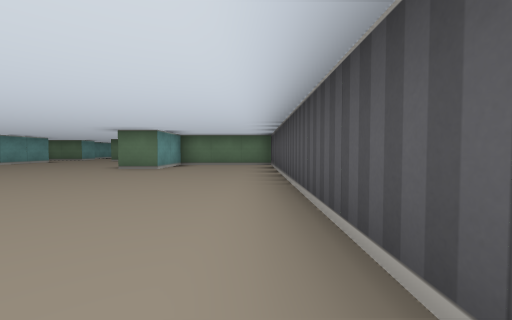
[1] (above)

24 first-person views from a walk through a cub3D level. The camera is about half as high as the walls, tilts 2° down and sees 90° across. The floor is counted in squares. Each view is taken from the middle of a square. On the plan, view 1 faces up. The plan holds only what a view shows up to about 9 squares ahead; the rest is blank.

[2]
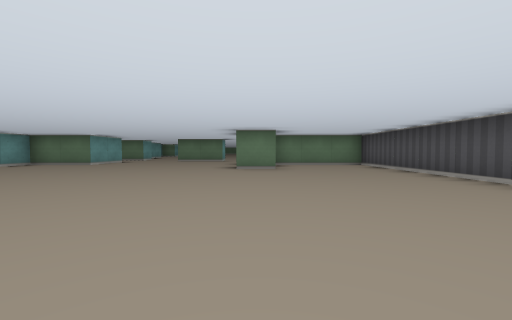

[3]
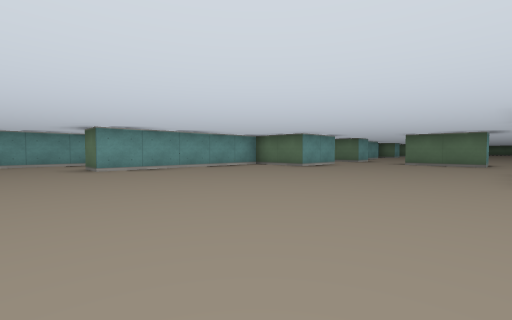

[4]
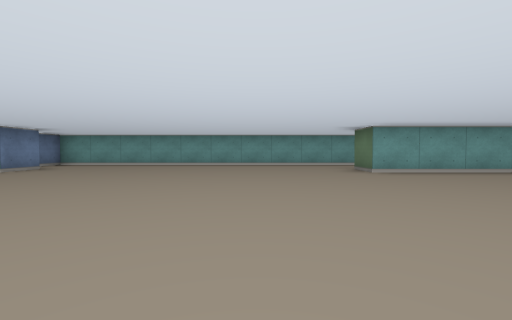

[5]
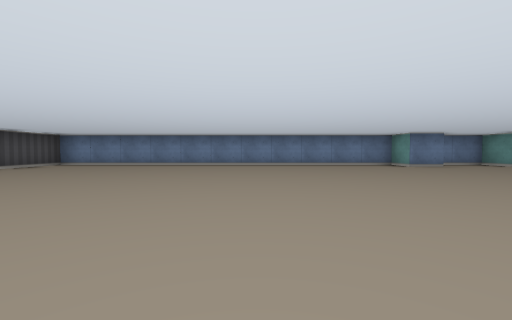

[6]
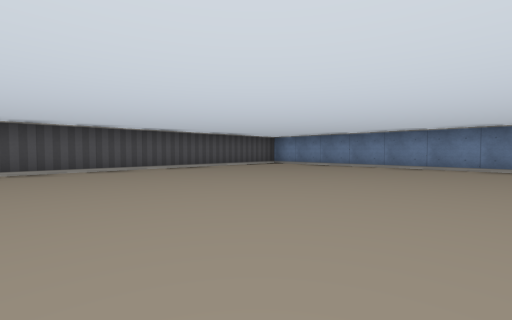

[7]
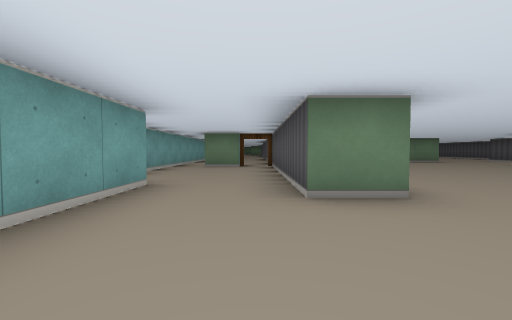

[8]
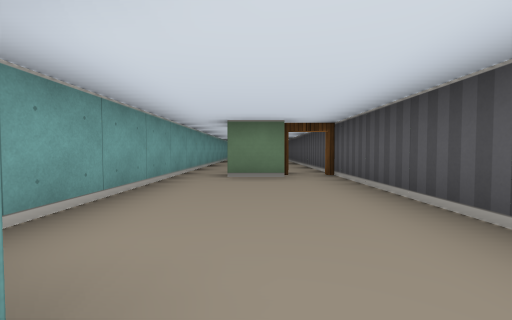

[9]
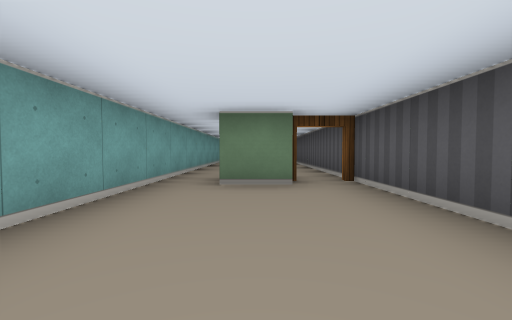

[10]
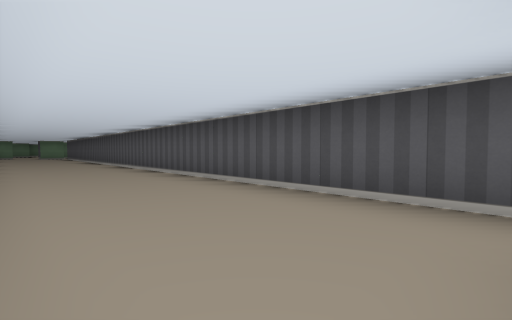

[11]
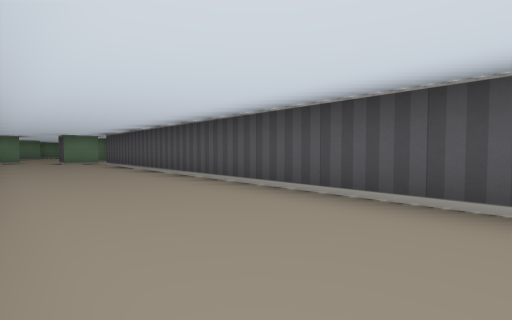

[12]
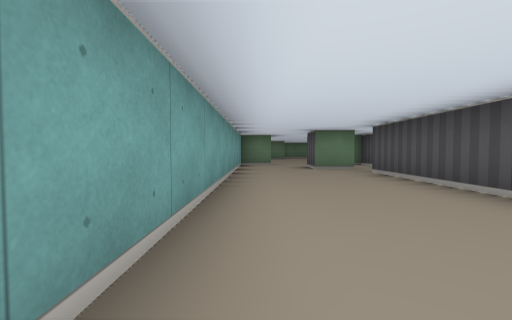

[13]
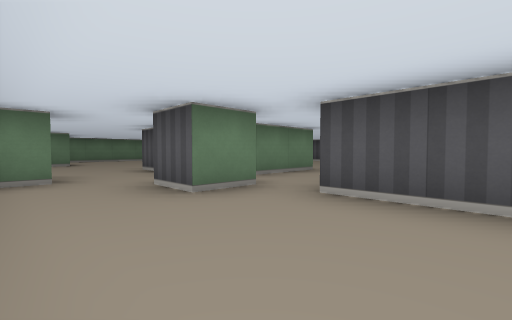

[14]
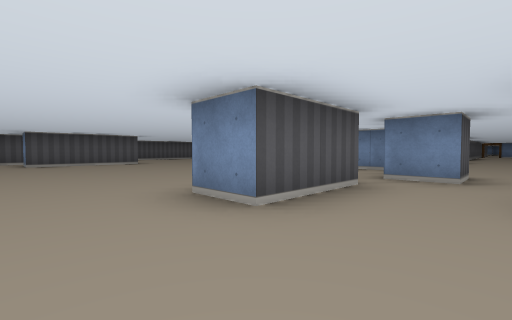

[15]
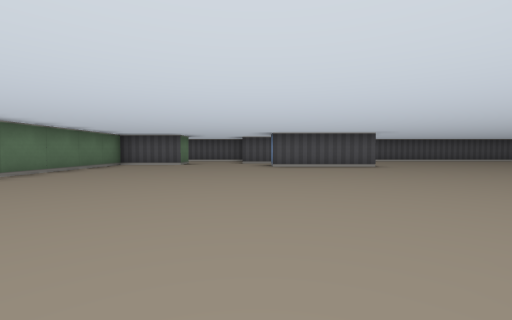

[16]
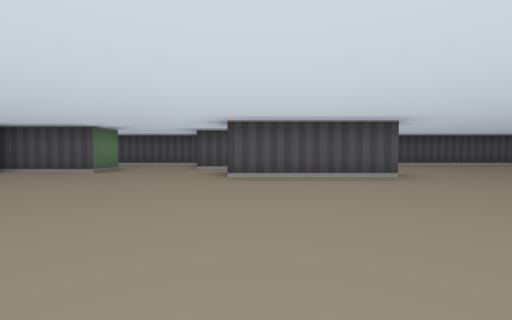

[17]
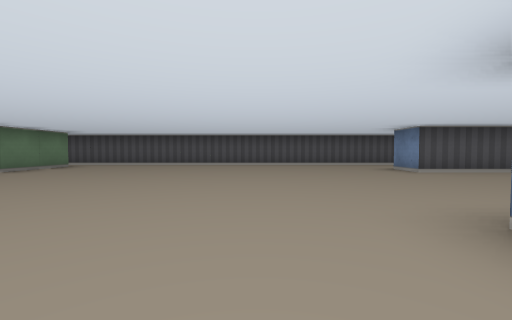

[18]
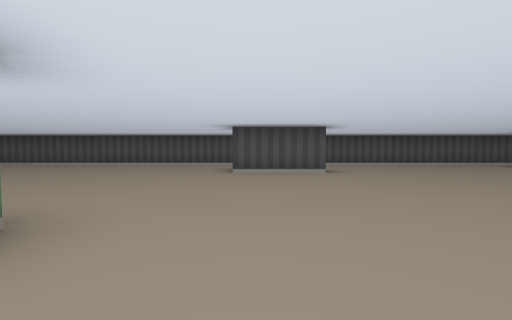

[19]
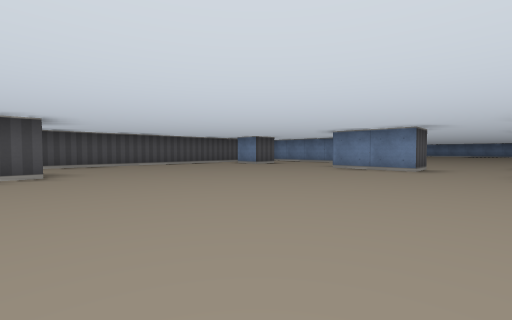

[20]
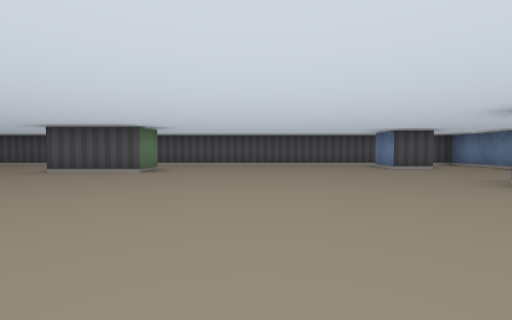

[21]
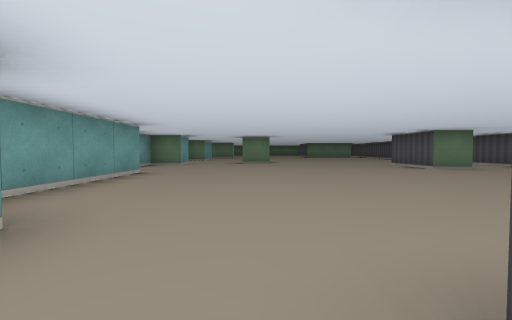

[22]
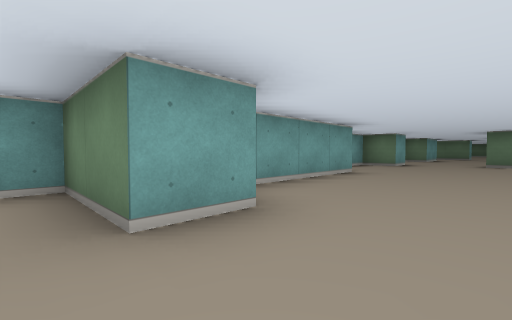

[23]
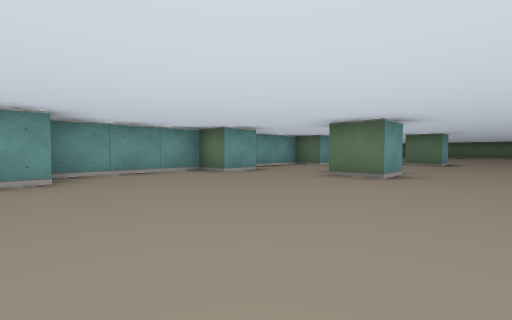

[24]
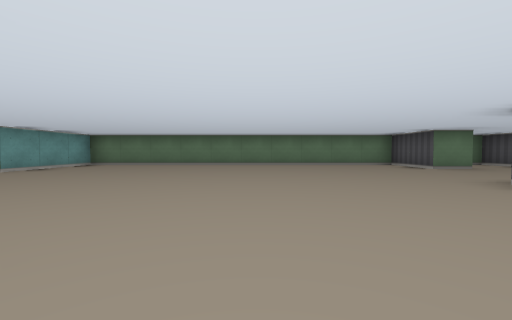

### Floor plan
Ten units are one square. View 1 is at (0, 0); x grows to the right and y downward. Boxes are objects, and circles mark ways between rooms. Rooms are numbered by the first view taken in them; rooms with no view inside come last. Other rooms are left out.
<svg viewBox="-150 -380 160 440">
<path fill="none" stroke="#000" d="M-135 -45 -135 55 -122 55M-115 45 -105 45 -105 55 5 55 5 -85 -25 -85 -25 -65 -35 -65M-85 -102 -85 -85 -105 -85 -105 -35 -115 -35 -115 -90M-124 -85 -135 -85M-45 -115 -65 -115 -65 -125M-145 -85 -145 -55M-85 -135 -85 -125 -105 -125 -105 -119M-145 -140 -145 -85M-109 -265 -101 -265M-114 -275 -125 -275 -125 -285 -115 -285M-145 -291 -145 -214M-134 -295 -145 -295M-115 -294 -115 -306M-85 -285 -105 -285 -105 -295M-115 -90 -115 -265M-65 -226 -65 -215 -75 -215M-65 -276 -65 -265 -75 -265M-95 -251 -95 -245 -102 -245M-35 -294 -35 -325 -25 -325M-105 -242 -105 -225M-95 -216 -95 -205 -105 -205 -105 -175M-5 -295 -26 -295M-14 -185 -25 -185 -25 -205 -15 -205M-15 -324 -15 -335M-115 -306 -115 -315 -105 -315M-95 -176 -95 -145M5 -339 5 -375 1 -375M-14 -355 -25 -355 -25 -375 -125 -375 -125 -345 -130 -345M-65 -125 -45 -125 -45 -115M-15 -114 -15 -125 -5 -125M-15 -95 5 -95 5 -302"/>
<circle cx="-120" cy="-90" r="3" fill="#2a7"/>
<circle cx="-140" cy="-90" r="3" fill="#2a7"/>
<circle cx="-54" cy="-112" r="3" fill="#2a7"/>
<circle cx="-110" cy="-288" r="3" fill="#2a7"/>
<text x="-70" y="-20">1</text>
<text x="-130" y="-200">2</text>
<text x="-50" y="-250">3</text>
</svg>
Room 1 opens to room 2. Room 1 opens to room 3. Room 2 opens to room 3.

Where each view was taken, in squares from view 1:
view 1: 0 up, 0 right, facing up
view 2: 0 up, 3 left, facing up
view 3: 2 up, 4 left, facing up-left
view 4: 1 up, 5 left, facing left
view 5: 3 up, 6 left, facing down
view 6: 2 up, 6 left, facing down-right
view 7: 1 up, 12 left, facing up
view 8: 4 up, 13 left, facing up
view 9: 5 up, 13 left, facing up
view 10: 10 up, 14 left, facing up-right
view 11: 17 up, 14 left, facing up-right
view 12: 21 up, 14 left, facing up
view 13: 25 up, 14 left, facing up-right
view 14: 33 up, 13 left, facing down-right
view 15: 33 up, 11 left, facing right
view 16: 32 up, 8 left, facing right
view 17: 24 up, 8 left, facing right
view 18: 20 up, 8 left, facing right
view 19: 19 up, 8 left, facing down-right
view 20: 16 up, 8 left, facing right
view 21: 12 up, 7 left, facing up
view 22: 12 up, 7 left, facing up-left
view 23: 17 up, 5 left, facing up-left
view 24: 29 up, 7 left, facing up
